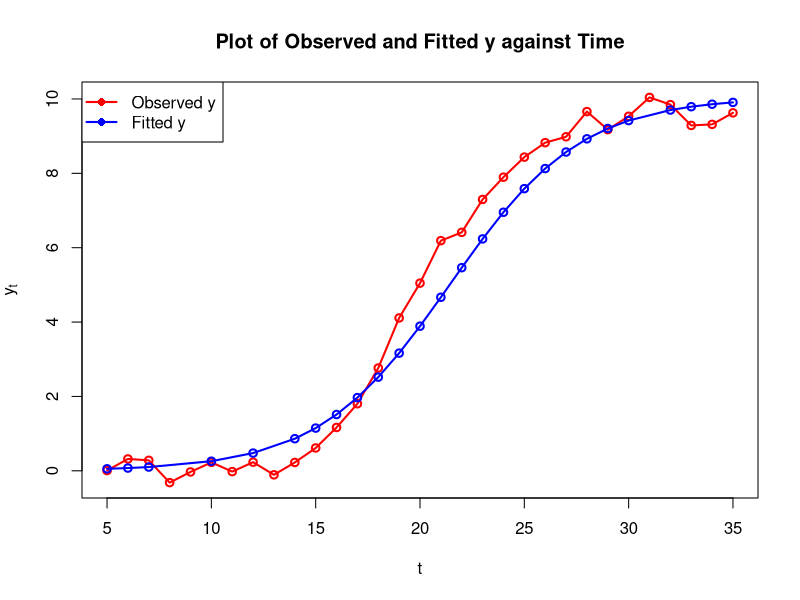

This figure's R source:
### "Improvements to nls()" - GSOC'21
## Easy

# test data

time <- c( 5,  6,  7,  8,  9, 10, 11, 12, 13, 14, 15, 16,
 17, 18, 19, 20, 21, 22, 23, 24, 25, 26, 27, 28, 29,
 30, 31, 32, 33, 34, 35)
y <- c( 0.0074203,  0.3188325,  0.2815891, -0.3171173, -0.0305409,  0.2266773,
  -0.0216102,  0.2319695, -0.1082007,  0.2246899,  0.6144181,  1.1655192,
  1.8038330,  2.7644418,  4.1104270,  5.0470456,  6.1896092,  6.4128618,
  7.2974793,  7.8965245,  8.4364991,  8.8252770,  8.9836204, 9.6607736,
  9.1746182,  9.5348823, 10.0421165,  9.8477874,  9.2886090,  9.3169916,
  9.6270209 )


# Plot y vs. time

plot(time,y,xlab="t",ylab=expression(y[t]),
main="Plot of Observed and Fitted y against Time",lwd=2,col="red",type="o")

# clean the data
time <- time[y>=0]
y <- y[y>=0]

# Approximate estimation of x0,k, L based on above plot

#approximate value of x0
x0 <- mean(time)

# approximate value of L
L<-max(y) 

# approximate value of k
# we remove y for which ln(L/y-1) is NA
time<-time[-which(L/y<=1)]
y<-y[-which(L/y<=1)]

k <- log(L/y-1)/(x0-time)
k<-mean(k)

# plot of the fitted values
lines(time, L/(1+exp(-k*(time-x0))),type="o",lwd=2,col="blue")
legend("topleft",legend=c("Observed y","Fitted y"),
col=c("red","blue"),lwd=2,pch=16)

# print the parameter values
print(x0)
print(L)
print(k)
